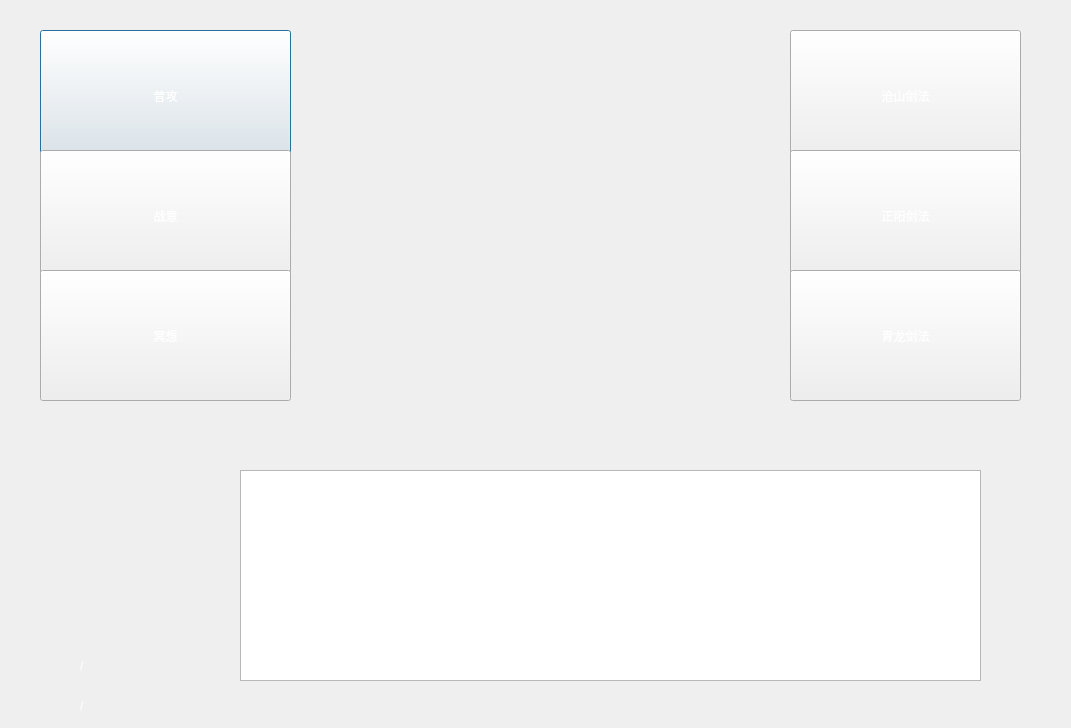
<?xml version="1.0" encoding="UTF-8"?>
<ui version="4.0">
 <class>war</class>
 <widget class="QDialog" name="war">
  <property name="geometry">
   <rect>
    <x>0</x>
    <y>0</y>
    <width>1071</width>
    <height>728</height>
   </rect>
  </property>
  <property name="sizePolicy">
   <sizepolicy hsizetype="Fixed" vsizetype="Fixed">
    <horstretch>0</horstretch>
    <verstretch>0</verstretch>
   </sizepolicy>
  </property>
  <property name="minimumSize">
   <size>
    <width>1071</width>
    <height>728</height>
   </size>
  </property>
  <property name="maximumSize">
   <size>
    <width>1071</width>
    <height>728</height>
   </size>
  </property>
  <property name="windowTitle">
   <string>无涯</string>
  </property>
  <property name="windowIcon">
   <iconset resource="Menu.qrc">
    <normaloff>:/icon/Resources/无涯.png</normaloff>:/icon/Resources/无涯.png</iconset>
  </property>
  <property name="styleSheet">
   <string notr="true">border-image: url(:/image/Resources/warback.png);</string>
  </property>
  <widget class="QPushButton" name="btnpugong">
   <property name="enabled">
    <bool>true</bool>
   </property>
   <property name="geometry">
    <rect>
     <x>40</x>
     <y>30</y>
     <width>251</width>
     <height>131</height>
    </rect>
   </property>
   <property name="styleSheet">
    <string notr="true">font: 20pt &quot;隶书&quot;;
color: rgb(255, 255, 255);
border-image: url(:/other/Resources/边框2.png);
</string>
   </property>
   <property name="text">
    <string>普攻</string>
   </property>
  </widget>
  <widget class="QPushButton" name="btnzhanyi">
   <property name="geometry">
    <rect>
     <x>40</x>
     <y>150</y>
     <width>251</width>
     <height>131</height>
    </rect>
   </property>
   <property name="styleSheet">
    <string notr="true">font: 20pt &quot;隶书&quot;;
border-image: url(:/other/Resources/边框2.png);
color: rgb(255, 255, 255);</string>
   </property>
   <property name="text">
    <string>战意</string>
   </property>
  </widget>
  <widget class="QPushButton" name="btnmingxiang">
   <property name="geometry">
    <rect>
     <x>40</x>
     <y>270</y>
     <width>251</width>
     <height>131</height>
    </rect>
   </property>
   <property name="styleSheet">
    <string notr="true">font: 20pt &quot;隶书&quot;;
border-image: url(:/other/Resources/边框2.png);
color: rgb(255, 255, 255);</string>
   </property>
   <property name="text">
    <string>冥想</string>
   </property>
  </widget>
  <widget class="QPushButton" name="btncangshan">
   <property name="geometry">
    <rect>
     <x>790</x>
     <y>30</y>
     <width>231</width>
     <height>131</height>
    </rect>
   </property>
   <property name="styleSheet">
    <string notr="true">font: 20pt &quot;隶书&quot;;
border-image: url(:/other/Resources/边框2.png);
color: rgb(255, 255, 255);</string>
   </property>
   <property name="text">
    <string>沧山剑法</string>
   </property>
  </widget>
  <widget class="QPushButton" name="btnzhengyang">
   <property name="geometry">
    <rect>
     <x>790</x>
     <y>150</y>
     <width>231</width>
     <height>131</height>
    </rect>
   </property>
   <property name="styleSheet">
    <string notr="true">font: 20pt &quot;隶书&quot;;
border-image: url(:/other/Resources/边框2.png);
color: rgb(255, 255, 255);</string>
   </property>
   <property name="text">
    <string>正阳剑法</string>
   </property>
  </widget>
  <widget class="QPushButton" name="btnqinglong">
   <property name="geometry">
    <rect>
     <x>790</x>
     <y>270</y>
     <width>231</width>
     <height>131</height>
    </rect>
   </property>
   <property name="styleSheet">
    <string notr="true">font: 20pt &quot;隶书&quot;;
border-image: url(:/other/Resources/边框2.png);
color: rgb(255, 255, 255);</string>
   </property>
   <property name="text">
    <string>青龙剑法</string>
   </property>
  </widget>
  <widget class="QLabel" name="labelbrowser">
   <property name="geometry">
    <rect>
     <x>160</x>
     <y>440</y>
     <width>891</width>
     <height>281</height>
    </rect>
   </property>
   <property name="styleSheet">
    <string notr="true">border-image: url(:/other/Resources/边框2.png);
color: rgb(255, 255, 255);</string>
   </property>
   <property name="text">
    <string/>
   </property>
   <property name="alignment">
    <set>Qt::AlignLeading|Qt::AlignLeft|Qt::AlignTop</set>
   </property>
  </widget>
  <widget class="QLabel" name="labelhero">
   <property name="geometry">
    <rect>
     <x>20</x>
     <y>430</y>
     <width>161</width>
     <height>211</height>
    </rect>
   </property>
   <property name="styleSheet">
    <string notr="true">border-image: url(:/other/Resources/边框2.png);
border-image: url(:/people/Resources/herohead.png);
color: rgb(255, 255, 255);</string>
   </property>
   <property name="text">
    <string/>
   </property>
  </widget>
  <widget class="QLabel" name="labelstate">
   <property name="geometry">
    <rect>
     <x>10</x>
     <y>640</y>
     <width>171</width>
     <height>41</height>
    </rect>
   </property>
   <property name="styleSheet">
    <string notr="true">border-image: url(:/other/Resources/边框2.png);
font: 14pt &quot;华文隶书&quot;;
color: rgb(255, 255, 255);</string>
   </property>
   <property name="text">
    <string/>
   </property>
  </widget>
  <widget class="QTextBrowser" name="warBrowser">
   <property name="geometry">
    <rect>
     <x>240</x>
     <y>470</y>
     <width>741</width>
     <height>211</height>
    </rect>
   </property>
   <property name="layoutDirection">
    <enum>Qt::LeftToRight</enum>
   </property>
   <property name="styleSheet">
    <string notr="true">border-image: url(:/other/Resources/透明背景.png);
color: rgb(255, 255, 255);
font: 16pt &quot;隶书&quot;;</string>
   </property>
   <property name="html">
    <string>&lt;!DOCTYPE HTML PUBLIC &quot;-//W3C//DTD HTML 4.0//EN&quot; &quot;http://www.w3.org/TR/REC-html40/strict.dtd&quot;&gt;
&lt;html&gt;&lt;head&gt;&lt;meta name=&quot;qrichtext&quot; content=&quot;1&quot; /&gt;&lt;style type=&quot;text/css&quot;&gt;
p, li { white-space: pre-wrap; }
&lt;/style&gt;&lt;/head&gt;&lt;body style=&quot; font-family:'隶书'; font-size:16pt; font-weight:400; font-style:normal;&quot;&gt;
&lt;p style=&quot;-qt-paragraph-type:empty; margin-top:0px; margin-bottom:0px; margin-left:0px; margin-right:0px; -qt-block-indent:0; text-indent:0px;&quot;&gt;&lt;br /&gt;&lt;/p&gt;&lt;/body&gt;&lt;/html&gt;</string>
   </property>
  </widget>
  <widget class="QLabel" name="bossname">
   <property name="geometry">
    <rect>
     <x>200</x>
     <y>410</y>
     <width>141</width>
     <height>51</height>
    </rect>
   </property>
   <property name="styleSheet">
    <string notr="true">border-image: url(:/other/Resources/透明背景.png);
font: 20pt &quot;隶书&quot;;
color: rgb(255, 255, 255);</string>
   </property>
   <property name="text">
    <string/>
   </property>
  </widget>
  <widget class="QLabel" name="xuanwu">
   <property name="geometry">
    <rect>
     <x>200</x>
     <y>-40</y>
     <width>641</width>
     <height>551</height>
    </rect>
   </property>
   <property name="styleSheet">
    <string notr="true">border-image: url(:/people/Resources/xuanwu.png);</string>
   </property>
   <property name="text">
    <string/>
   </property>
  </widget>
  <widget class="QLabel" name="baihu">
   <property name="geometry">
    <rect>
     <x>280</x>
     <y>-30</y>
     <width>521</width>
     <height>491</height>
    </rect>
   </property>
   <property name="styleSheet">
    <string notr="true">border-image: url(:/people/Resources/baihu.png);</string>
   </property>
   <property name="text">
    <string/>
   </property>
  </widget>
  <widget class="QLabel" name="zhuque">
   <property name="geometry">
    <rect>
     <x>270</x>
     <y>10</y>
     <width>521</width>
     <height>471</height>
    </rect>
   </property>
   <property name="styleSheet">
    <string notr="true">border-image: url(:/people/Resources/zhuque.png);</string>
   </property>
   <property name="text">
    <string/>
   </property>
  </widget>
  <widget class="QLabel" name="qinglong">
   <property name="geometry">
    <rect>
     <x>270</x>
     <y>-80</y>
     <width>531</width>
     <height>611</height>
    </rect>
   </property>
   <property name="styleSheet">
    <string notr="true">border-image: url(:/people/Resources/qinglong.png);</string>
   </property>
   <property name="text">
    <string/>
   </property>
  </widget>
  <widget class="QLabel" name="boss">
   <property name="geometry">
    <rect>
     <x>290</x>
     <y>10</y>
     <width>511</width>
     <height>451</height>
    </rect>
   </property>
   <property name="styleSheet">
    <string notr="true">border-image: url(:/other/Resources/透明背景.png);</string>
   </property>
   <property name="text">
    <string/>
   </property>
  </widget>
  <widget class="QLabel" name="labelsp">
   <property name="geometry">
    <rect>
     <x>10</x>
     <y>680</y>
     <width>171</width>
     <height>41</height>
    </rect>
   </property>
   <property name="styleSheet">
    <string notr="true">border-image: url(:/other/Resources/边框2.png);
font: 14pt &quot;华文隶书&quot;;
color: rgb(255, 255, 255);</string>
   </property>
   <property name="text">
    <string/>
   </property>
  </widget>
  <widget class="QLabel" name="label">
   <property name="geometry">
    <rect>
     <x>80</x>
     <y>650</y>
     <width>21</width>
     <height>31</height>
    </rect>
   </property>
   <property name="styleSheet">
    <string notr="true">border-image: url(:/other/Resources/透明背景.png);
font: 18pt &quot;Agency FB&quot;;
color: rgb(255, 255, 255);</string>
   </property>
   <property name="text">
    <string>/</string>
   </property>
  </widget>
  <widget class="QLabel" name="label_2">
   <property name="geometry">
    <rect>
     <x>80</x>
     <y>690</y>
     <width>21</width>
     <height>31</height>
    </rect>
   </property>
   <property name="styleSheet">
    <string notr="true">border-image: url(:/other/Resources/透明背景.png);
font: 18pt &quot;Agency FB&quot;;
color: rgb(255, 255, 255);</string>
   </property>
   <property name="text">
    <string>/</string>
   </property>
  </widget>
  <widget class="QLabel" name="hp">
   <property name="geometry">
    <rect>
     <x>20</x>
     <y>650</y>
     <width>61</width>
     <height>31</height>
    </rect>
   </property>
   <property name="styleSheet">
    <string notr="true">border-image: url(:/other/Resources/透明背景.png);
font: 14pt &quot;华文隶书&quot;;
color: rgb(255, 255, 255);</string>
   </property>
   <property name="text">
    <string/>
   </property>
  </widget>
  <widget class="QLabel" name="sp">
   <property name="geometry">
    <rect>
     <x>30</x>
     <y>690</y>
     <width>51</width>
     <height>31</height>
    </rect>
   </property>
   <property name="styleSheet">
    <string notr="true">border-image: url(:/other/Resources/透明背景.png);
font: 14pt &quot;华文隶书&quot;;
color: rgb(255, 255, 255);</string>
   </property>
   <property name="text">
    <string/>
   </property>
  </widget>
  <widget class="QLabel" name="maxhp">
   <property name="geometry">
    <rect>
     <x>100</x>
     <y>650</y>
     <width>61</width>
     <height>31</height>
    </rect>
   </property>
   <property name="styleSheet">
    <string notr="true">border-image: url(:/other/Resources/透明背景.png);
font: 14pt &quot;华文隶书&quot;;
color: rgb(255, 255, 255);</string>
   </property>
   <property name="text">
    <string/>
   </property>
  </widget>
  <widget class="QLabel" name="maxsp">
   <property name="geometry">
    <rect>
     <x>100</x>
     <y>690</y>
     <width>51</width>
     <height>31</height>
    </rect>
   </property>
   <property name="styleSheet">
    <string notr="true">border-image: url(:/other/Resources/透明背景.png);
font: 14pt &quot;华文隶书&quot;;
color: rgb(255, 255, 255);</string>
   </property>
   <property name="text">
    <string/>
   </property>
  </widget>
  <widget class="QLabel" name="bossstate">
   <property name="geometry">
    <rect>
     <x>760</x>
     <y>400</y>
     <width>141</width>
     <height>51</height>
    </rect>
   </property>
   <property name="styleSheet">
    <string notr="true">border-image: url(:/other/Resources/透明背景.png);
font: 20pt &quot;隶书&quot;;
color: rgb(255, 255, 255);</string>
   </property>
   <property name="text">
    <string/>
   </property>
  </widget>
  <zorder>xuanwu</zorder>
  <zorder>baihu</zorder>
  <zorder>zhuque</zorder>
  <zorder>qinglong</zorder>
  <zorder>boss</zorder>
  <zorder>btnpugong</zorder>
  <zorder>btnzhanyi</zorder>
  <zorder>btnmingxiang</zorder>
  <zorder>btncangshan</zorder>
  <zorder>btnzhengyang</zorder>
  <zorder>btnqinglong</zorder>
  <zorder>labelbrowser</zorder>
  <zorder>labelhero</zorder>
  <zorder>labelstate</zorder>
  <zorder>warBrowser</zorder>
  <zorder>bossname</zorder>
  <zorder>labelsp</zorder>
  <zorder>label</zorder>
  <zorder>label_2</zorder>
  <zorder>hp</zorder>
  <zorder>sp</zorder>
  <zorder>maxhp</zorder>
  <zorder>maxsp</zorder>
  <zorder>bossstate</zorder>
 </widget>
 <layoutdefault spacing="6" margin="11"/>
 <resources>
  <include location="Menu.qrc"/>
 </resources>
 <connections/>
</ui>
